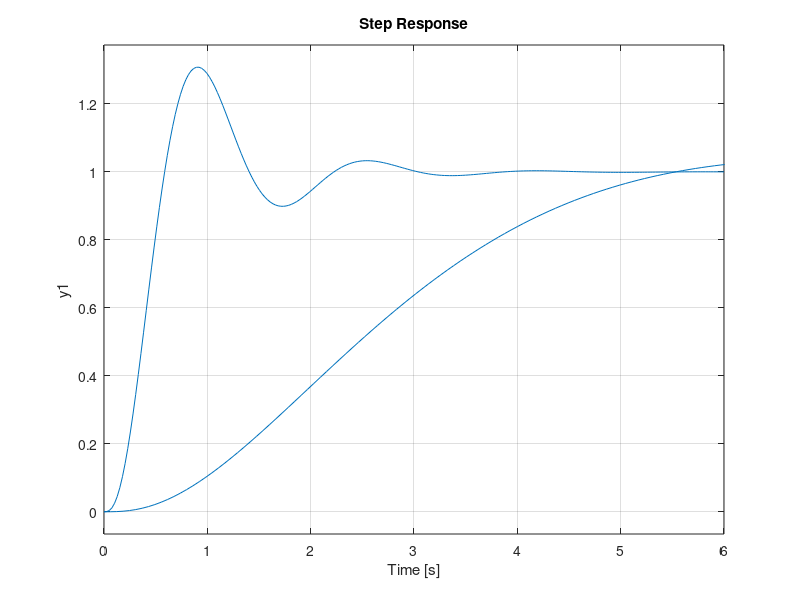

This chart was generated by the following MATLAB code:
% G(s) = 1 / s * (s + 1) * (0.2s + 1)
num = 1;
den = [0.2, 1.2, 1, 0];

% rlocus(num, den);
% line([0, -100], [0, 100])
% sgrid;
% [K, poles] = rlocfind(num, den);

K = 0.4091;

sys = tf(num * K, den);
sys_closed = feedback(sys, 1);
figure();
step(sys_closed);


% G_c(s) = (s + 1) / (0.1s + 1)
num_c = [1, 1];
den_c = [0.1, 1];

sys = tf(num, den);
sys_c = tf(num_c, den_c);

sys_with_c = series(sys, sys_c);

% rlocus(sys_with_c);
% line([0, -100], [0, 100])
% sgrid;
% [K, poles] = rlocfind(num, den);

K_sys_with_c = 4.0676;

sys_with_c_K_c = series(tf(num * K_sys_with_c, den), tf(num_c, den_c));
sys_with_c_closed = feedback(sys_with_c_K_c, 1);
hold on;
step(sys_with_c_closed);

